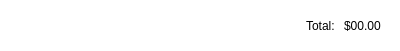
<?xml version="1.0" encoding="UTF-8"?>
<ui version="4.0">
 <class>Receipt</class>
 <widget class="QWidget" name="Receipt">
  <property name="geometry">
   <rect>
    <x>0</x>
    <y>0</y>
    <width>400</width>
    <height>51</height>
   </rect>
  </property>
  <property name="windowTitle">
   <string>Form</string>
  </property>
  <property name="styleSheet">
   <string notr="true">QWidget#headerTitle {
background-color: white;
}
QWidget#headerDateTime {
background-color: white;
}
QWidget#footerTotal {
background-color: white;
}
QWidget#footerCustomerService {
background-color: white;
}
QWidget#footerPhone {
background-color: white;
}
QWidget#body {
background-color: white;
}
QWidget#top {
background: url(:/res/receipt_top.png);
background-color: transparent;
}
QWidget#bottom {
background: url(:/res/receipt_bottom.png);
background-color: transparent;
}
QWidget#restaurantName {
font-size: 16px;
color: black;
}
QWidget#GrandTotalHeaderLabel {
font-size: 22px;
color: black;
}
QWidget#grandTotalHeader {
background-color:white
}
QWidget#GrandTotalFooterLabel {
font-size: 16px;
color: black;
}
QWidget#GrandTotalFooterLabel_2 {
font-size: 16px;
color: black;
}
QWidget#GrandTotalThanksLabel {
font-size: 14px;
color: black;
}
QWidget#grandTotalThanks {
background-color:white
}
QWidget#grandTotalFooter {
background-color: white;
}

QWidget#grandTotalDistance {
background-color: white;
}

QWidget#GrandTotalDistanceLabel_2 {
font-size: 14px;
color: black;
}
QWidget#GrandTotalDistanceLabel {
font-size: 14px;
color: black;
}
QWidget#time {
font-size: 12px;
color: black;
}

QWidget#date {
font-size: 12px;
color: black;
}
QWidget#customerServiceLabel {
font-size: 14px;
color: black;
}
QWidget#customerServiceLabel_2 {
font-size: 10px;
color: black;
}
QWidget#total {
font-size: 12px;
color: black;
}
QWidget#totalLabel {
font-size: 12px;
color: black;
}
QWidget#customerServiceLabel {
font-weight:500;
color:black;
}
QWidget#qty {
font-size: 12px;
color: black;
}
QWidget#item {
font-size: 12px;
color: black;
}
QWidget#price {
font-size: 12px;
color: black;
}
QWidget#qty_2 {
font-size: 12px;
color: black;
}
QWidget#item_2 {
font-size: 12px;
color: black;
}
QWidget#price_2 {
font-size: 12px;
color: black;
}
QWidget#bodyHeader  {
background-color: white;
}</string>
  </property>
  <widget class="QStackedWidget" name="receiptStack">
   <property name="geometry">
    <rect>
     <x>0</x>
     <y>0</y>
     <width>401</width>
     <height>51</height>
    </rect>
   </property>
   <property name="styleSheet">
    <string notr="true"/>
   </property>
   <property name="currentIndex">
    <number>8</number>
   </property>
   <widget class="QWidget" name="grandTotalHeader">
    <widget class="QWidget" name="horizontalLayoutWidget_5">
     <property name="geometry">
      <rect>
       <x>29</x>
       <y>10</y>
       <width>341</width>
       <height>31</height>
      </rect>
     </property>
     <layout class="QHBoxLayout" name="horizontalLayout_5">
      <item>
       <widget class="QLabel" name="GrandTotalHeaderLabel">
        <property name="text">
         <string>Grand Total</string>
        </property>
        <property name="alignment">
         <set>Qt::AlignCenter</set>
        </property>
       </widget>
      </item>
     </layout>
    </widget>
   </widget>
   <widget class="QWidget" name="grandTotalFooter">
    <widget class="QWidget" name="gridLayoutWidget_4">
     <property name="geometry">
      <rect>
       <x>20</x>
       <y>10</y>
       <width>361</width>
       <height>31</height>
      </rect>
     </property>
     <layout class="QGridLayout" name="gridLayout_6">
      <item row="0" column="2">
       <widget class="QLabel" name="GrandTotalFooterLabel_2">
        <property name="text">
         <string>$00.00</string>
        </property>
       </widget>
      </item>
      <item row="0" column="0">
       <spacer name="horizontalSpacer_3">
        <property name="orientation">
         <enum>Qt::Horizontal</enum>
        </property>
        <property name="sizeHint" stdset="0">
         <size>
          <width>40</width>
          <height>20</height>
         </size>
        </property>
       </spacer>
      </item>
      <item row="0" column="1">
       <widget class="QLabel" name="GrandTotalFooterLabel">
        <property name="text">
         <string>Grand Total</string>
        </property>
       </widget>
      </item>
     </layout>
    </widget>
   </widget>
   <widget class="QWidget" name="grandTotalThanks">
    <widget class="QWidget" name="horizontalLayoutWidget_6">
     <property name="geometry">
      <rect>
       <x>5</x>
       <y>10</y>
       <width>391</width>
       <height>31</height>
      </rect>
     </property>
     <layout class="QHBoxLayout" name="horizontalLayout_6">
      <item>
       <widget class="QLabel" name="GrandTotalThanksLabel">
        <property name="text">
         <string>Thank You ! Have a nice day :)</string>
        </property>
        <property name="alignment">
         <set>Qt::AlignCenter</set>
        </property>
       </widget>
      </item>
     </layout>
    </widget>
   </widget>
   <widget class="QWidget" name="grandTotalDistance">
    <widget class="QWidget" name="gridLayoutWidget_5">
     <property name="geometry">
      <rect>
       <x>20</x>
       <y>10</y>
       <width>361</width>
       <height>31</height>
      </rect>
     </property>
     <layout class="QGridLayout" name="gridLayout_7">
      <item row="0" column="0">
       <widget class="QLabel" name="GrandTotalDistanceLabel">
        <property name="text">
         <string>Total Distance Traveled:</string>
        </property>
       </widget>
      </item>
      <item row="0" column="1">
       <widget class="QLabel" name="GrandTotalDistanceLabel_2">
        <property name="text">
         <string>miles</string>
        </property>
       </widget>
      </item>
     </layout>
    </widget>
   </widget>
   <widget class="QWidget" name="headerTitle">
    <widget class="QWidget" name="gridLayoutWidget">
     <property name="geometry">
      <rect>
       <x>40</x>
       <y>10</y>
       <width>321</width>
       <height>31</height>
      </rect>
     </property>
     <layout class="QGridLayout" name="gridLayout">
      <item row="0" column="0">
       <widget class="QLabel" name="restaurantName">
        <property name="text">
         <string>TextLabel</string>
        </property>
        <property name="alignment">
         <set>Qt::AlignCenter</set>
        </property>
       </widget>
      </item>
     </layout>
    </widget>
   </widget>
   <widget class="QWidget" name="headerDateTime">
    <widget class="QWidget" name="gridLayoutWidget_2">
     <property name="geometry">
      <rect>
       <x>20</x>
       <y>10</y>
       <width>361</width>
       <height>31</height>
      </rect>
     </property>
     <layout class="QGridLayout" name="gridLayout_2">
      <item row="0" column="0">
       <widget class="QLabel" name="date">
        <property name="text">
         <string>Date</string>
        </property>
       </widget>
      </item>
      <item row="0" column="1">
       <spacer name="horizontalSpacer">
        <property name="orientation">
         <enum>Qt::Horizontal</enum>
        </property>
        <property name="sizeType">
         <enum>QSizePolicy::Fixed</enum>
        </property>
        <property name="sizeHint" stdset="0">
         <size>
          <width>40</width>
          <height>20</height>
         </size>
        </property>
       </spacer>
      </item>
      <item row="0" column="2">
       <widget class="QLabel" name="time">
        <property name="text">
         <string>Time</string>
        </property>
        <property name="alignment">
         <set>Qt::AlignRight|Qt::AlignTrailing|Qt::AlignVCenter</set>
        </property>
       </widget>
      </item>
     </layout>
    </widget>
   </widget>
   <widget class="QWidget" name="bodyHeader">
    <widget class="QWidget" name="horizontalLayoutWidget_4">
     <property name="geometry">
      <rect>
       <x>10</x>
       <y>10</y>
       <width>371</width>
       <height>31</height>
      </rect>
     </property>
     <layout class="QHBoxLayout" name="horizontalLayout_4">
      <item>
       <layout class="QGridLayout" name="gridLayout_5">
        <item row="0" column="1">
         <widget class="QLabel" name="qty_2">
          <property name="sizePolicy">
           <sizepolicy hsizetype="Fixed" vsizetype="Preferred">
            <horstretch>0</horstretch>
            <verstretch>0</verstretch>
           </sizepolicy>
          </property>
          <property name="text">
           <string>Qty </string>
          </property>
         </widget>
        </item>
        <item row="0" column="4">
         <widget class="QLabel" name="price_2">
          <property name="sizePolicy">
           <sizepolicy hsizetype="Fixed" vsizetype="Preferred">
            <horstretch>0</horstretch>
            <verstretch>0</verstretch>
           </sizepolicy>
          </property>
          <property name="text">
           <string>Price</string>
          </property>
          <property name="alignment">
           <set>Qt::AlignRight|Qt::AlignTrailing|Qt::AlignVCenter</set>
          </property>
         </widget>
        </item>
        <item row="0" column="2">
         <widget class="QLabel" name="item_2">
          <property name="sizePolicy">
           <sizepolicy hsizetype="Preferred" vsizetype="Preferred">
            <horstretch>0</horstretch>
            <verstretch>0</verstretch>
           </sizepolicy>
          </property>
          <property name="text">
           <string>Item                                        </string>
          </property>
          <property name="wordWrap">
           <bool>true</bool>
          </property>
         </widget>
        </item>
       </layout>
      </item>
     </layout>
    </widget>
   </widget>
   <widget class="QWidget" name="body">
    <widget class="QWidget" name="horizontalLayoutWidget">
     <property name="geometry">
      <rect>
       <x>20</x>
       <y>10</y>
       <width>361</width>
       <height>31</height>
      </rect>
     </property>
     <layout class="QHBoxLayout" name="horizontalLayout">
      <item>
       <layout class="QGridLayout" name="gridLayout_4">
        <item row="0" column="1">
         <widget class="QLabel" name="item">
          <property name="sizePolicy">
           <sizepolicy hsizetype="Preferred" vsizetype="Preferred">
            <horstretch>0</horstretch>
            <verstretch>0</verstretch>
           </sizepolicy>
          </property>
          <property name="text">
           <string>item</string>
          </property>
          <property name="wordWrap">
           <bool>true</bool>
          </property>
         </widget>
        </item>
        <item row="0" column="0">
         <widget class="QLabel" name="qty">
          <property name="sizePolicy">
           <sizepolicy hsizetype="Fixed" vsizetype="Preferred">
            <horstretch>0</horstretch>
            <verstretch>0</verstretch>
           </sizepolicy>
          </property>
          <property name="text">
           <string>qty</string>
          </property>
         </widget>
        </item>
        <item row="0" column="2">
         <widget class="QLabel" name="price">
          <property name="sizePolicy">
           <sizepolicy hsizetype="Preferred" vsizetype="Preferred">
            <horstretch>0</horstretch>
            <verstretch>0</verstretch>
           </sizepolicy>
          </property>
          <property name="text">
           <string>price</string>
          </property>
          <property name="alignment">
           <set>Qt::AlignRight|Qt::AlignTrailing|Qt::AlignVCenter</set>
          </property>
         </widget>
        </item>
       </layout>
      </item>
     </layout>
    </widget>
   </widget>
   <widget class="QWidget" name="footerTotal">
    <widget class="QWidget" name="gridLayoutWidget_3">
     <property name="geometry">
      <rect>
       <x>20</x>
       <y>10</y>
       <width>361</width>
       <height>31</height>
      </rect>
     </property>
     <layout class="QGridLayout" name="gridLayout_3">
      <item row="0" column="2">
       <widget class="QLabel" name="total">
        <property name="text">
         <string>$00.00</string>
        </property>
       </widget>
      </item>
      <item row="0" column="0">
       <spacer name="horizontalSpacer_2">
        <property name="orientation">
         <enum>Qt::Horizontal</enum>
        </property>
        <property name="sizeHint" stdset="0">
         <size>
          <width>40</width>
          <height>20</height>
         </size>
        </property>
       </spacer>
      </item>
      <item row="0" column="1">
       <widget class="QLabel" name="totalLabel">
        <property name="text">
         <string>Total: </string>
        </property>
       </widget>
      </item>
     </layout>
    </widget>
   </widget>
   <widget class="QWidget" name="footerCustomerService">
    <widget class="QWidget" name="horizontalLayoutWidget_3">
     <property name="geometry">
      <rect>
       <x>39</x>
       <y>10</y>
       <width>311</width>
       <height>31</height>
      </rect>
     </property>
     <layout class="QHBoxLayout" name="horizontalLayout_3">
      <item>
       <widget class="QLabel" name="customerServiceLabel">
        <property name="text">
         <string>How was your visit?</string>
        </property>
        <property name="alignment">
         <set>Qt::AlignCenter</set>
        </property>
       </widget>
      </item>
     </layout>
    </widget>
   </widget>
   <widget class="QWidget" name="footerPhone">
    <widget class="QWidget" name="horizontalLayoutWidget_2">
     <property name="geometry">
      <rect>
       <x>39</x>
       <y>10</y>
       <width>311</width>
       <height>31</height>
      </rect>
     </property>
     <layout class="QHBoxLayout" name="horizontalLayout_2">
      <item>
       <widget class="QLabel" name="customerServiceLabel_2">
        <property name="text">
         <string>Call us at  1-FASTFOOOOD</string>
        </property>
        <property name="alignment">
         <set>Qt::AlignCenter</set>
        </property>
       </widget>
      </item>
     </layout>
    </widget>
   </widget>
   <widget class="QWidget" name="top"/>
   <widget class="QWidget" name="bottom"/>
  </widget>
 </widget>
 <resources/>
 <connections/>
</ui>
